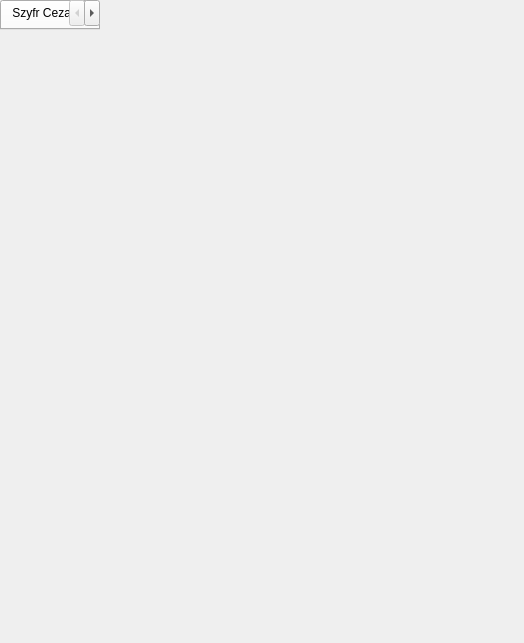
<?xml version="1.0" encoding="UTF-8"?>
<ui version="4.0">
 <class>MainWindow</class>
 <widget class="QMainWindow" name="MainWindow">
  <property name="geometry">
   <rect>
    <x>0</x>
    <y>0</y>
    <width>524</width>
    <height>643</height>
   </rect>
  </property>
  <property name="windowTitle">
   <string>Szyfrator</string>
  </property>
  <property name="autoFillBackground">
   <bool>true</bool>
  </property>
  <widget class="QTabWidget" name="tabWidget">
   <property name="currentIndex">
    <number>0</number>
   </property>
   <widget class="QWidget" name="tab">
    <attribute name="title">
     <string>Szyfr Cezara</string>
    </attribute>
    <widget class="QLabel" name="label">
     <property name="geometry">
      <rect>
       <x>200</x>
       <y>170</y>
       <width>71</width>
       <height>22</height>
      </rect>
     </property>
     <property name="text">
      <string>Przesunięcie:</string>
     </property>
    </widget>
    <widget class="QPlainTextEdit" name="plainTextEditinput">
     <property name="geometry">
      <rect>
       <x>20</x>
       <y>50</y>
       <width>481</width>
       <height>101</height>
      </rect>
     </property>
    </widget>
    <widget class="QPlainTextEdit" name="plainTextEditoutput">
     <property name="geometry">
      <rect>
       <x>20</x>
       <y>400</y>
       <width>481</width>
       <height>101</height>
      </rect>
     </property>
    </widget>
    <widget class="QSpinBox" name="spinBoxprzesuniecie">
     <property name="geometry">
      <rect>
       <x>270</x>
       <y>170</y>
       <width>51</width>
       <height>22</height>
      </rect>
     </property>
     <property name="prefix">
      <string>+</string>
     </property>
     <property name="value">
      <number>13</number>
     </property>
    </widget>
    <widget class="QLabel" name="label_2">
     <property name="geometry">
      <rect>
       <x>20</x>
       <y>30</y>
       <width>47</width>
       <height>13</height>
      </rect>
     </property>
     <property name="text">
      <string>Input:</string>
     </property>
    </widget>
    <widget class="QPushButton" name="pushButtonwczytaj">
     <property name="geometry">
      <rect>
       <x>409</x>
       <y>160</y>
       <width>91</width>
       <height>21</height>
      </rect>
     </property>
     <property name="text">
      <string>Wczytaj...</string>
     </property>
    </widget>
    <widget class="QPushButton" name="pushButtonzapisz">
     <property name="geometry">
      <rect>
       <x>409</x>
       <y>510</y>
       <width>91</width>
       <height>21</height>
      </rect>
     </property>
     <property name="text">
      <string>Zapisz jako...</string>
     </property>
    </widget>
    <widget class="QLabel" name="label_3">
     <property name="geometry">
      <rect>
       <x>20</x>
       <y>380</y>
       <width>47</width>
       <height>13</height>
      </rect>
     </property>
     <property name="text">
      <string>Output:</string>
     </property>
    </widget>
    <widget class="QPushButton" name="pushButtonwykonaj">
     <property name="geometry">
      <rect>
       <x>180</x>
       <y>300</y>
       <width>161</width>
       <height>71</height>
      </rect>
     </property>
     <property name="text">
      <string>Wykonaj</string>
     </property>
    </widget>
    <widget class="QWidget" name="layoutWidget">
     <property name="geometry">
      <rect>
       <x>190</x>
       <y>220</y>
       <width>138</width>
       <height>21</height>
      </rect>
     </property>
     <layout class="QHBoxLayout" name="horizontalLayout">
      <item>
       <widget class="QRadioButton" name="radioButtonszyfruj">
        <property name="text">
         <string>Szyfruj</string>
        </property>
       </widget>
      </item>
      <item>
       <widget class="QRadioButton" name="radioButtondeszyfruj">
        <property name="text">
         <string>Deszyfruj</string>
        </property>
       </widget>
      </item>
     </layout>
    </widget>
   </widget>
   <widget class="QWidget" name="tab_3">
    <attribute name="title">
     <string>Funkcje hash</string>
    </attribute>
    <widget class="QTextEdit" name="textEdit">
     <property name="geometry">
      <rect>
       <x>20</x>
       <y>220</y>
       <width>481</width>
       <height>101</height>
      </rect>
     </property>
    </widget>
    <widget class="QPushButton" name="pushButton_4">
     <property name="geometry">
      <rect>
       <x>420</x>
       <y>330</y>
       <width>80</width>
       <height>21</height>
      </rect>
     </property>
     <property name="text">
      <string>Wczytaj...</string>
     </property>
    </widget>
    <widget class="QLineEdit" name="lineEdit">
     <property name="geometry">
      <rect>
       <x>20</x>
       <y>440</y>
       <width>481</width>
       <height>21</height>
      </rect>
     </property>
    </widget>
    <widget class="QLabel" name="label_5">
     <property name="geometry">
      <rect>
       <x>20</x>
       <y>200</y>
       <width>47</width>
       <height>13</height>
      </rect>
     </property>
     <property name="text">
      <string>Input:</string>
     </property>
    </widget>
    <widget class="QLabel" name="label_6">
     <property name="geometry">
      <rect>
       <x>20</x>
       <y>420</y>
       <width>47</width>
       <height>13</height>
      </rect>
     </property>
     <property name="text">
      <string>Output:</string>
     </property>
    </widget>
    <widget class="QWidget" name="layoutWidget">
     <property name="geometry">
      <rect>
       <x>20</x>
       <y>30</y>
       <width>81</width>
       <height>65</height>
      </rect>
     </property>
     <layout class="QVBoxLayout" name="verticalLayout">
      <item>
       <widget class="QLabel" name="label_4">
        <property name="text">
         <string>Funkcja:</string>
        </property>
       </widget>
      </item>
      <item>
       <widget class="QRadioButton" name="radioButton_3">
        <property name="text">
         <string>SHA-256</string>
        </property>
       </widget>
      </item>
      <item>
       <widget class="QRadioButton" name="radioButton_4">
        <property name="text">
         <string>MD5</string>
        </property>
       </widget>
      </item>
     </layout>
    </widget>
   </widget>
   <widget class="QWidget" name="tab_2">
    <attribute name="title">
     <string>Klucz publiczny/prywatny</string>
    </attribute>
   </widget>
  </widget>
 </widget>
 <resources/>
 <connections/>
</ui>
